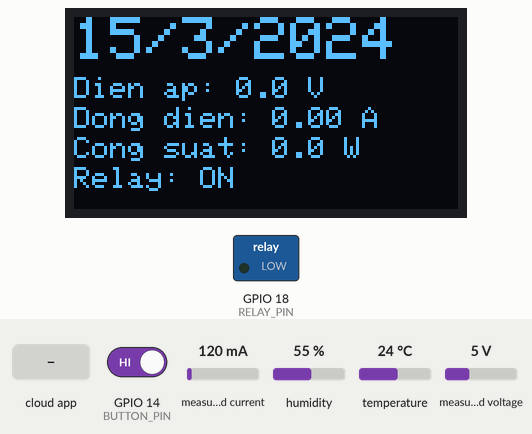
The sketch below on a simulated ESP32. On the bench: 128×64 one-colour display, switched loads named in the sketch (green lamp = pin HIGH). The test bench sets the inputs (shaded band); at power-on: measured current 120 mA, measured voltage 5 V, GPIO 14 (BUTTON_PIN) HIGH, humidity 55 %, temperature 24 °C. WiFi joins after 1.5 s; servers stay silent unless stated; network time is answered at once with the bench clock; the local clock reads 2024-03-15 10:24:30 at power-on unless the sketch sets it; the Firebase database answers and starts empty; what the sketch prints to the serial monitor is not drawn.

Above: at 3.2 s.
3.3 s: the phone or cloud app sets state to 1
At 12.9 s:
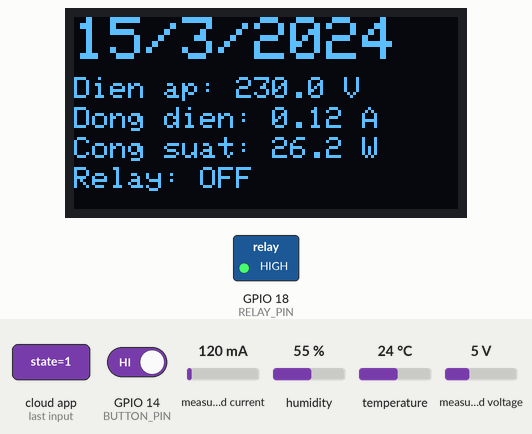
13.4 s: measured current set to 423 mA
At 22.7 s:
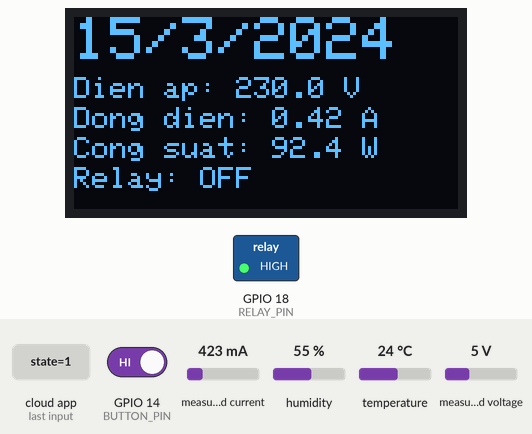
23.2 s: measured current set to 494 mA
At 29.0 s:
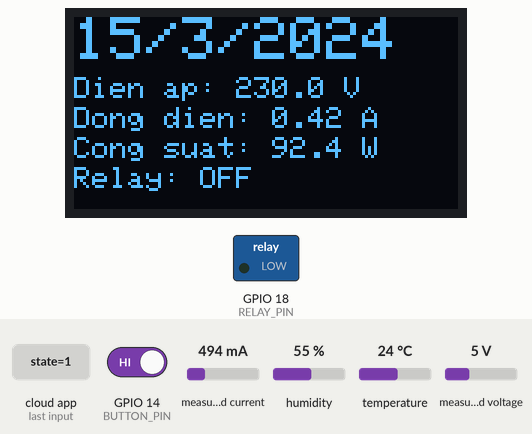
33.2 s: measured voltage set to 0.3 V
At 42.3 s:
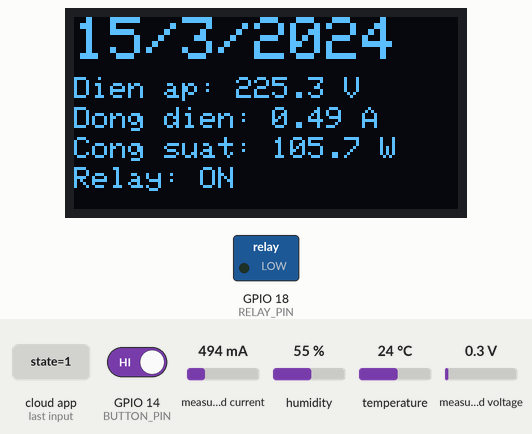
43.3 s: measured voltage set to 3.8 V
At 52.4 s:
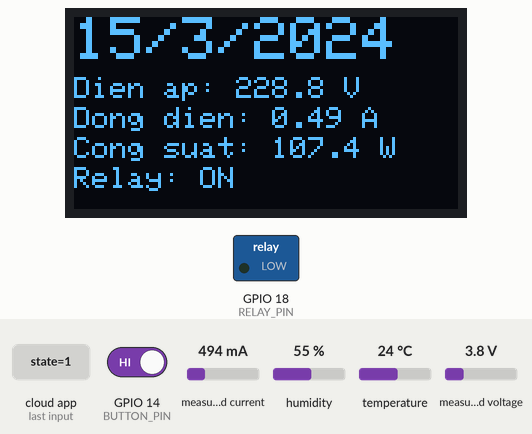
53.5 s: GPIO 14 (BUTTON_PIN) driven LOW
At 57.6 s:
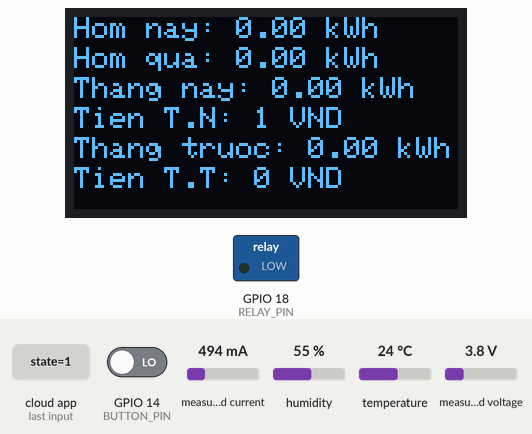
Timing chart, 0 to 59.1 s (numbered marks = the images above; inputs shaded):
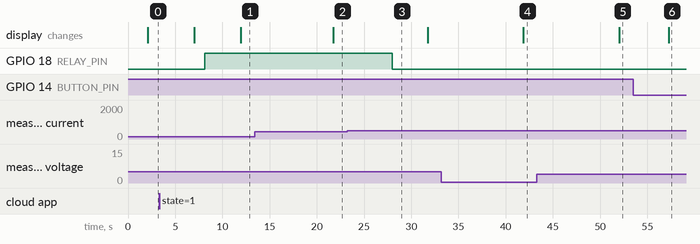

Measured:
- the behaviour switches between 457 and 458 mA on measured current (found by bisection; images 2 and 3)
- after the input at 3.3 s, GPIO 18 (RELAY_PIN): LOW → HIGH after 4.8 s; the display: first differs from a run without the input after 8.6 s (image 1)
- after the input at 13.4 s, the display: changes after 8.4 s (image 2)
- after the input at 23.2 s, GPIO 18 (RELAY_PIN): HIGH → LOW after 4.8 s
- after the input at 33.2 s, the display: changes after 8.7 s (image 4)
- after the input at 43.3 s, the display: changes after 8.7 s (image 5)
- after the input at 53.5 s, the display: changes after 3.8 s (image 6)

The sketch:

DACS4_PZEM004T.ino
```cpp
#include <WiFi.h>
#include <FirebaseESP32.h>
#include <Adafruit_SSD1306.h>
#include <PZEM004Tv30.h>
#include <DHT.h>
#include <TimeLib.h>
#include <NTPClient.h>
#include <WiFiUdp.h>

// Thông tin Wi-Fi
#define WIFI_SSID "le thu thao"
#define WIFI_PASSWORD "khaidong3"

// Thông tin Firebase
#define FIREBASE_HOST "https://dacs4pzem004t-default-rtdb.asia-southeast1.firebasedatabase.app"
#define FIREBASE_AUTH "idg5H9yS6BphSw98DVRXfQSqV0V1C3EYcZZPHjNv"

// Cấu hình màn hình OLED
#define SCREEN_WIDTH 128
#define SCREEN_HEIGHT 64
Adafruit_SSD1306 manHinh(SCREEN_WIDTH, SCREEN_HEIGHT, &Wire, -1);

// Cấu hình PZEM-004T
#define PZEM_RX_PIN 16
#define PZEM_TX_PIN 17
HardwareSerial PZEMSerial(2);
PZEM004Tv30 pzem(&PZEMSerial, PZEM_RX_PIN, PZEM_TX_PIN);

// Cấu hình DHT22
#define DHT_PIN 19
#define DHT_TYPE DHT22
DHT dht(DHT_PIN, DHT_TYPE);

// Cài đặt relay
#define RELAY_PIN 18
bool relayState = false;

// NTP Client
WiFiUDP ntpUDP;
NTPClient dongHo(ntpUDP, "pool.ntp.org", 7 * 3600, 60000); // GMT+7

// Cấu hình Firebase
FirebaseData firebaseData;
FirebaseConfig firebaseCauHinh;
FirebaseAuth firebaseXacThuc;

// Biến dữ liệu
float dienAp, dongDien, congSuat, nangLuong;
float nhietDo, doAm;
float nangLuongNgay = 0;
float nangLuongCu = 0;
float nangLuongThang = 0;
float nangLuongHomQua = 0;
float nangLuongThangTruoc = 0;

// Giá điện
int giaMua1 = 1806, giaMua2 = 1866, giaMua3 = 2167;
int giaMua4 = 2729, giaMua5 = 3050, giaMua6 = 3151;

// Nút chuyển trang
#define BUTTON_PIN 14
int trangThaiNut = 0;
int trangThaiNutTruoc = 0;
int trangHienTai = 1;

// Hàm tính chi phí điện năng tiêu thụ
int tinhChiPhiDien(float nangLuongTieuThu) {
    int chiPhi = 0;
    if (nangLuongTieuThu <= 50) {
        chiPhi = nangLuongTieuThu * giaMua1;
    } else if (nangLuongTieuThu <= 100) {
        chiPhi = 50 * giaMua1 + (nangLuongTieuThu - 50) * giaMua2;
    } else if (nangLuongTieuThu <= 200) {
        chiPhi = 50 * giaMua1 + 50 * giaMua2 + (nangLuongTieuThu - 100) * giaMua3;
    } else if (nangLuongTieuThu <= 300) {
        chiPhi = 50 * giaMua1 + 50 * giaMua2 + 100 * giaMua3 + (nangLuongTieuThu - 200) * giaMua4;
    } else if (nangLuongTieuThu <= 400) {
        chiPhi = 50 * giaMua1 + 50 * giaMua2 + 100 * giaMua3 + 100 * giaMua4 + (nangLuongTieuThu - 300) * giaMua5;
    } else {
        chiPhi = 50 * giaMua1 + 50 * giaMua2 + 100 * giaMua3 + 100 * giaMua4 + 100 * giaMua5 + (nangLuongTieuThu - 400) * giaMua6;
    }
    return chiPhi;
}

// Hàm kiểm tra ngày mới để reset năng lượng
int ngayHomQua = -1;

void kiemTraNgayMoi() {
  time_t now = dongHo.getEpochTime();
  int ngayHienTai = day(now);
  // Kiểm tra nếu ngày hiện tại khác với ngày hôm qua
  if (ngayHienTai != ngayHomQua) {
    nangLuongHomQua = nangLuongNgay;
    nangLuongNgay = 0;
    ngayHomQua = ngayHienTai;
  }
}

// Hàm kiểm tra tháng mới để reset năng lượng tháng
void kiemTraThangMoi() {
    time_t now = dongHo.getEpochTime();
    static int thangTruocDo = -1;
    int ngay = day(now);
    int thang = month(now);
    int nam = year(now);

    Serial.println("Ngay: " + String(ngay) + " / " + String(thang) + " / " + String(nam));

    String path = "/readings/" + String(millis());

    // Kiểm tra nếu đã qua tháng mới
    if (thang != thangTruocDo && thangTruocDo != -1) {
        // Cập nhật chi phí tháng trước và năng lượng tháng trước lên Firebase
        int tienDienThangTruoc = tinhChiPhiDien(nangLuongThang);
        Firebase.setFloat(firebaseData, path + "/cost_Last_Month", tienDienThangTruoc);
        Firebase.setFloat(firebaseData, path + "/energy_Last_Month", nangLuongThang);

        // Cập nhật năng lượng tháng này và reset năng lượng tháng
        nangLuongThangTruoc = nangLuongThang;
        nangLuongThang = 0; // Reset năng lượng tháng
        Firebase.setFloat(firebaseData, path + "/energy_This_Month", nangLuongThang);
        Firebase.setFloat(firebaseData, path + "/cost_This_Month", 0);  // Đặt chi phí tháng này là 0
    }
    thangTruocDo = thang;  // Lưu tháng hiện tại
}

void setup() {
    Serial.begin(115200);

    WiFi.begin(WIFI_SSID, WIFI_PASSWORD);
    while (WiFi.status() != WL_CONNECTED) {
        delay(1000);
        Serial.println("Dang ket noi Wi-Fi...");
    }
    Serial.println("Da ket noi Wi-Fi!");

    dongHo.begin();
    dongHo.update();

    firebaseCauHinh.database_url = FIREBASE_HOST;
    firebaseCauHinh.signer.tokens.legacy_token = FIREBASE_AUTH;
    Firebase.begin(&firebaseCauHinh, &firebaseXacThuc);
    Firebase.reconnectWiFi(true);

    PZEMSerial.begin(9600, SERIAL_8N1, PZEM_RX_PIN, PZEM_TX_PIN);

    dht.begin();

    if (!manHinh.begin(SSD1306_SWITCHCAPVCC, 0x3C)) {
        Serial.println(F("Khong khoi tao duoc man hinh OLED"));
        for (;;);
    }
    manHinh.clearDisplay();

    pinMode(RELAY_PIN, OUTPUT);
    digitalWrite(RELAY_PIN, LOW);

    pinMode(BUTTON_PIN, INPUT_PULLUP);
}

void loop() {
  dongHo.update();

  trangThaiNut = digitalRead(BUTTON_PIN);

  if (trangThaiNut == LOW && trangThaiNutTruoc == HIGH) {
      delay(200);
      trangHienTai = (trangHienTai == 1) ? 2 : 1;
  }
  trangThaiNutTruoc = trangThaiNut;

  if (trangHienTai == 1) {
      hienThiTrang1();
  } else {
      hienThiTrang2();
  }

  dienAp = pzem.voltage();
  dongDien = pzem.current();
  congSuat = pzem.power();
  nangLuong = pzem.energy();
  nhietDo = dht.readTemperature();
  doAm = dht.readHumidity();

  // Đọc năng lượng mới từ cảm biến
  float nangLuongMoi = pzem.energy();

  // Nếu năng lượng mới hợp lệ, tính toán sự thay đổi
  if (!isnan(nangLuongMoi)) {
    float deltaEnergy = nangLuongMoi - nangLuongCu;

    // Nếu có sự thay đổi dương (năng lượng tiêu thụ)
    if (deltaEnergy > 0) {
        nangLuongNgay += deltaEnergy;  // Cộng dồn năng lượng hôm nay
        nangLuongThang += deltaEnergy; // Cộng dồn năng lượng tháng
    }

    // Cập nhật giá trị năng lượng cũ
    nangLuongCu = nangLuongMoi;
  }

  kiemTraNgayMoi();  // Kiểm tra ngày mới để reset năng lượng hôm nay
  kiemTraThangMoi();  // Kiểm tra tháng mới để reset năng lượng tháng

  if (Firebase.ready()) {
    String path = "/readings";
    //Firebase.setFloat(firebaseData, path + "/energy", nangLuong);
    Firebase.setFloat(firebaseData, path + "/energy_Today", nangLuongNgay);
    Firebase.setFloat(firebaseData, path + "/energy_Yesterday", nangLuongHomQua);
    Firebase.setFloat(firebaseData, path + "/energy_This_Month", nangLuongThang);
    Firebase.setFloat(firebaseData, path + "/energy_Last_Month", nangLuongThangTruoc);
    Firebase.setInt(firebaseData, path + "/cost_This_Month", tinhChiPhiDien(nangLuongThang));
    Firebase.setInt(firebaseData, path + "/cost_Last_Month", tinhChiPhiDien(nangLuongThangTruoc));

    if (congSuat > 100) {
      Firebase.setInt(firebaseData, "/relay/state", 0); // Relay OFF
    }

    //Firebase.setString(firebaseData, "/relay/state", relayState ? "ON" : "OFF");
    if (Firebase.getInt(firebaseData, "/relay/state")) {
      relayState = firebaseData.intData() == 1;
      digitalWrite(RELAY_PIN, relayState ? HIGH : LOW);
    }

    Firebase.setFloat(firebaseData, path + "/congSuat", congSuat);
    Firebase.setFloat(firebaseData, path + "/dienAp", dienAp);
    Firebase.setFloat(firebaseData, path + "/dongDien", dongDien);
    Firebase.setFloat(firebaseData, path + "/nhietDo", nhietDo);
    Firebase.setFloat(firebaseData, path + "/doAm", doAm);
  }

  delay(3000);
}

void hienThiTrang1() {
  manHinh.clearDisplay();
  manHinh.setTextColor(WHITE);
  time_t now = dongHo.getEpochTime();
  int ngay = day(now);
  int thang = month(now);
  int nam = year(now);

  manHinh.setCursor(0, 0);
  manHinh.setTextSize(2);
  manHinh.print(String(ngay) + "/" + String(thang) + "/" + String(nam));

  // Hiển thị điện áp
  manHinh.setCursor(0, 20);
  manHinh.setTextSize(1);
  manHinh.print("Dien ap: ");
  if (isnan(dienAp)) {
    manHinh.print("N/A");
  } else {
    manHinh.print(dienAp, 1);
    manHinh.print(" V");
  }

  // Hiển thị dòng điện
  manHinh.setCursor(0, 30);
  manHinh.setTextSize(1);
  manHinh.print("Dong dien: ");
  if (isnan(dongDien)) {
    manHinh.print("N/A");
  } else {
    manHinh.print(dongDien, 2); // 2 chữ số thập phân
    manHinh.print(" A");
  }

  // Hiển thị công suất
  manHinh.setCursor(0, 40);
  manHinh.setTextSize(1);
  manHinh.print("Cong suat: ");
  if (isnan(congSuat)) {
      manHinh.print("N/A");
  } else {
      manHinh.print(congSuat, 1);
      manHinh.print(" W");
  }

  //Hiển thị trạng thái của relay
  manHinh.setCursor(0, 50);
  manHinh.setTextSize(1);
  int trangThaiRelay = digitalRead(RELAY_PIN);
  if (trangThaiRelay == HIGH) {
      manHinh.print("Relay: OFF");
  } else {
      manHinh.print("Relay: ON");
  }
  manHinh.display();
}

// Trang 2
void hienThiTrang2() {
  manHinh.clearDisplay();
  manHinh.setTextSize(1);
  manHinh.setTextColor(WHITE);

  manHinh.setCursor(0, 0);
  manHinh.print("Hom nay: ");
  manHinh.print(isnan(nangLuongNgay) ? "N/A" : String(nangLuongNgay, 2) + " kWh");

  manHinh.setCursor(0, 10);
  manHinh.print("Hom qua: ");
  manHinh.print(isnan(nangLuongHomQua) ? "N/A" : String(nangLuongHomQua, 2) + " kWh");

  manHinh.setCursor(0, 20);
  manHinh.print("Thang nay: ");
  manHinh.print(isnan(nangLuongThang) ? "N/A" : String(nangLuongThang, 2) + " kWh");

  manHinh.setCursor(0, 30);
  manHinh.print("Tien T.N: ");
  int chiPhiThangNay = tinhChiPhiDien(nangLuongThang);
  manHinh.print(isnan(chiPhiThangNay) ? "N/A" : String(chiPhiThangNay) + " VND");

  manHinh.setCursor(0, 40);
  manHinh.print("Thang truoc: ");
  manHinh.print(isnan(nangLuongThangTruoc) ? "N/A" : String(nangLuongThangTruoc, 2) + " kWh");

  manHinh.setCursor(0, 50);
  manHinh.print("Tien T.T: ");
  int chiPhiThangTruoc = tinhChiPhiDien(nangLuongThangTruoc);
  manHinh.print(isnan(chiPhiThangTruoc) ? "N/A" : String(chiPhiThangTruoc) + " VND");

  manHinh.display();
}
```
